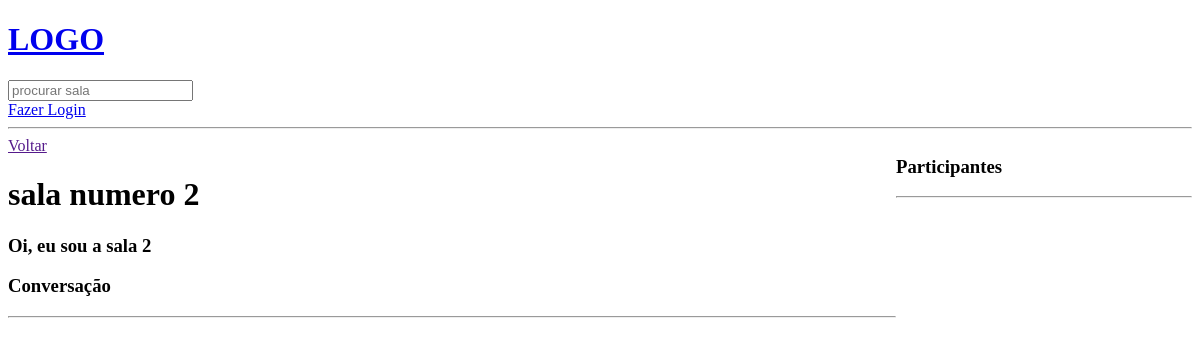
The page /room/2/ on the database as committed earlier.
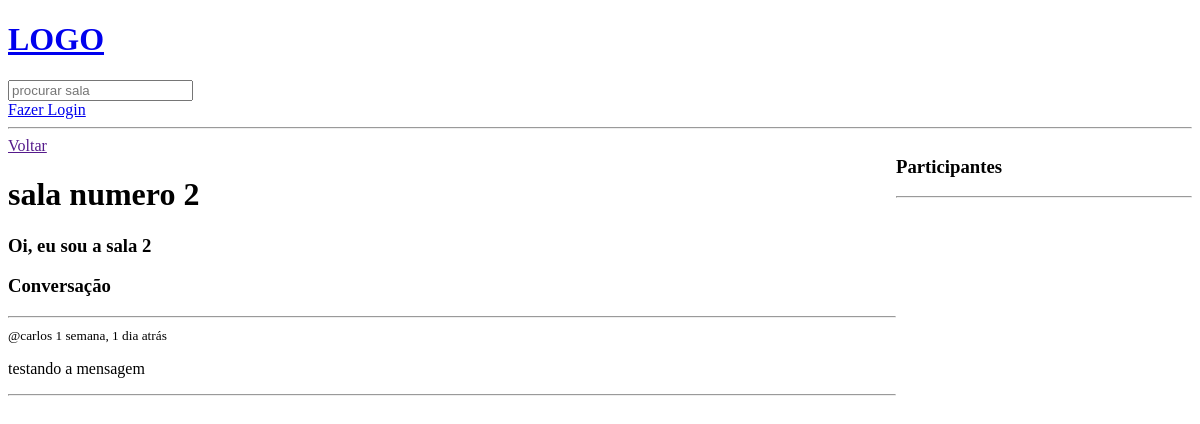
The same page on the database as committed later.
### base/models.py (models this page shows, shortened)
class Message(models.Model):
    user = models.ForeignKey(User, on_delete=models.CASCADE)
    room = models.ForeignKey(Room, on_delete=models.CASCADE)
    body = models.TextField()
    updated = models.DateTimeField(auto_now=True)
    created = models.DateTimeField(auto_now_add=True)
    class Meta:
        ordering = ['-updated', 'created']

### base/views.py (the view, shortened to what this page needs)
# urls.py: path("room/<str:pk>/", views.room, name="room"),
def room(request, pk):
    room = Room.objects.get(id=pk)
    roomMessages = room.message_set.all().order_by('-created')
    participants = room.participants.all()
    context = {'room':room, 'roomMessages': roomMessages, 'participants':participants}
    return render(request, "base/room.html", context)

### templates/base/room.html (shortened to what this page needs)
{% extends 'main.html' %}
{% block content %}
<div class="room-container">
    <div>
        <a href="{{request.META.HTTP_REFERER}}">Voltar</a>
        <h1>{{room.name}}</h1>
        <h3>{{room.description}}</h3>
        <div class="comment-wrapper">
            <h3>Conversação</h3>
            <hr />
            {% for message in roomMessages %}
            <div>
                <small>@{{message.user}} {{message.created|timesince}} atrás </small>
                <p>{{message.body}}</p>
                <hr />
            </div>
            {% endfor %}
        </div>
    </div>
    <div>
        <h3>Participantes</h3>
        <hr>
    </div>
</div>
{% endblock %}

Rows that differ between the two databases and show on the page:
added Message: user "carlos", created "1 semana, 1 dia", body "testando a mensagem"
